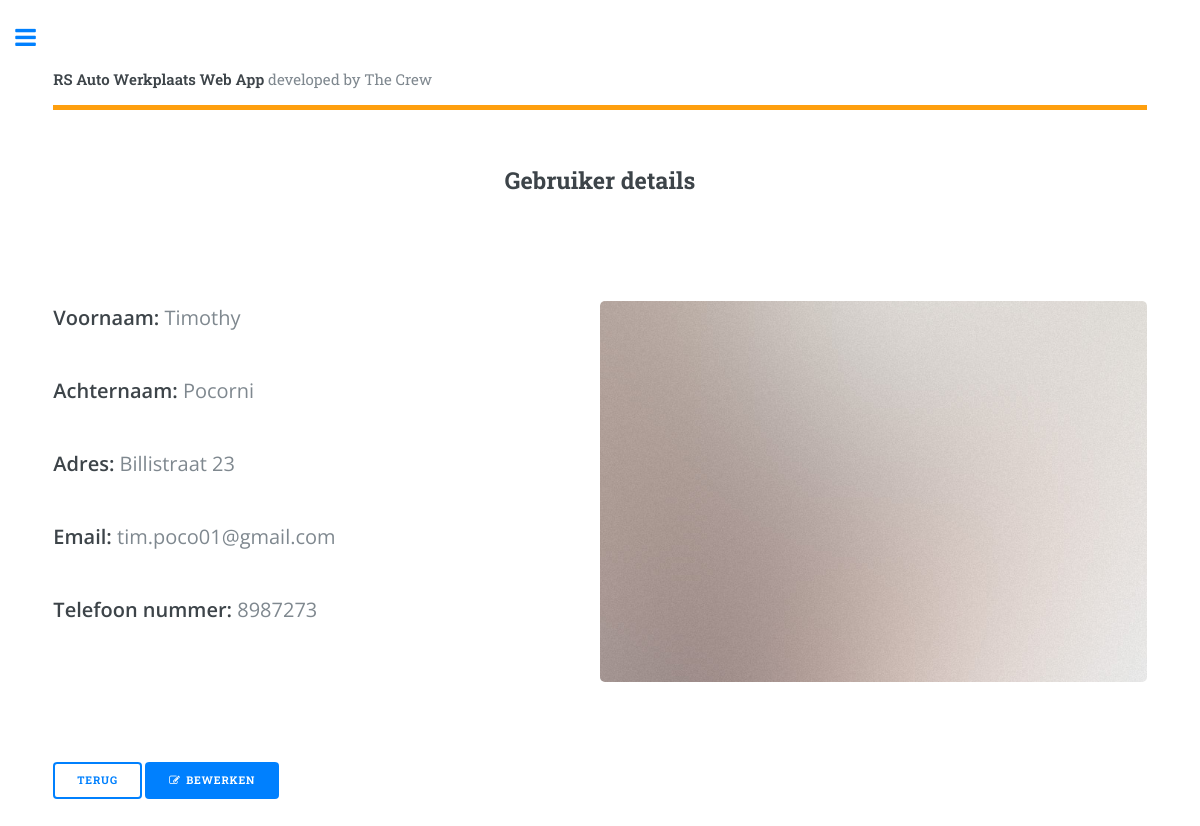
The app's page /view_user.php?id=1 with its own data.
### tables this page shows
CREATE TABLE `users` (
  `id` int(11) NOT NULL AUTO_INCREMENT,
  `user_role_id` int(11) NOT NULL,
  `firstname` varchar(255) NOT NULL,
  `lastname` varchar(255) NOT NULL,
  `address` varchar(255) NOT NULL,
  `email` varchar(255) NOT NULL,
  `phone` varchar(255) NOT NULL,
  `image` varchar(255) NOT NULL DEFAULT '0',
  `password` varchar(255) NOT NULL,
  `created_at` timestamp NOT NULL DEFAULT CURRENT_TIMESTAMP,
  PRIMARY KEY (`id`)
);

### view_user.php (the view, shortened to what this page needs)
<?php
	require 'includes/head.php';
	require 'backend/db.php';
	$id = $_GET['id'];
	$sql = "SELECT * FROM users WHERE id = '$id'";
	$query = $conn->query($sql);
	while ($result = $query->fetch_assoc()) {
		$firstname = $result['firstname'];
		$lastname = $result['lastname'];
		$address = $result['address'];
		$email = $result['email'];
		$phone = $result['phone'];
	}
?>
<div id="wrapper">
	<div id="main">
		<div class="inner">
				<?php
					require 'includes/header.php';
				?>
			<section>
				<header class="main">
					<div align="center"><h2>Gebruiker details</h2></div>
				</header>
				<section id="banner">
					<div class="content">
						<p style="font-size: 1.5em;"><b>Voornaam: </b><?php echo $firstname; ?></p>
						<p style="font-size: 1.5em;""><b>Achternaam: </b><?php echo $lastname; ?></p>
						<p style="font-size: 1.5em;""><b>Adres: </b><?php echo $address; ?></p>
						<p style="font-size: 1.5em;""><b>Email: </b><?php echo $email; ?></p>
						<p style="font-size: 1.5em;""><b>Telefoon nummer: </b><?php echo $phone; ?></p>
					</div>
					<span class="image object">
						<img src="images/pic10.jpg" alt="">
					</span>
				</section>
				<button class="button" onclick="history.go(-1);">Terug</button>
				<a href="edit_user.php?id=<?php echo $id ?>" class="button special icon fa-edit">Bewerken</a>
			</section>
		</div>
	</div>
</div>
<?php
	require 'includes/foot.php';
?>

### records on screen
users: firstname "Timothy", lastname "Pocorni", address "Billistraat 23", email "tim.poco01@gmail.com", phone "8987273"
